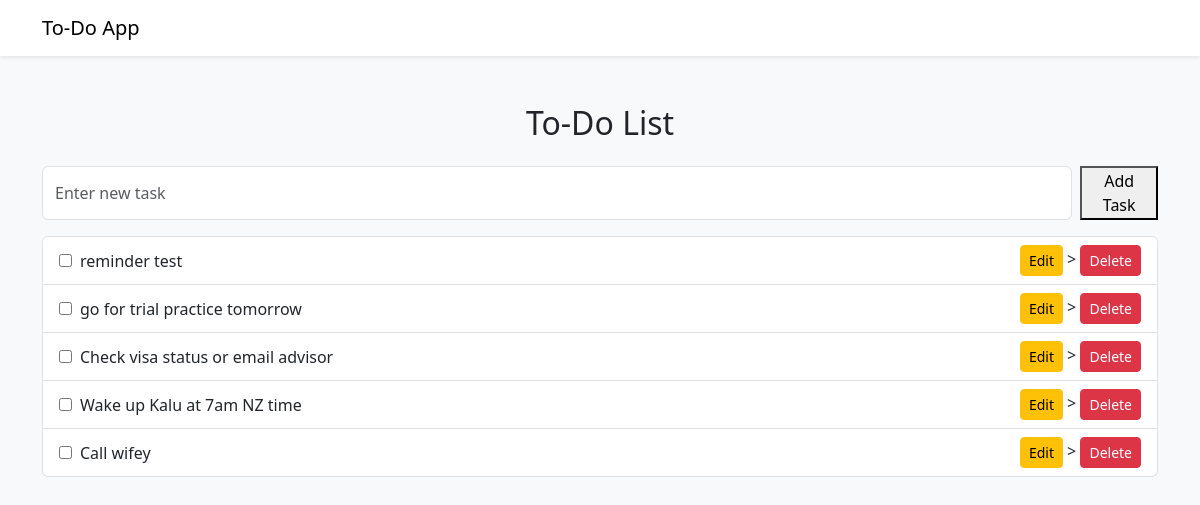
Before: / with the older database file.
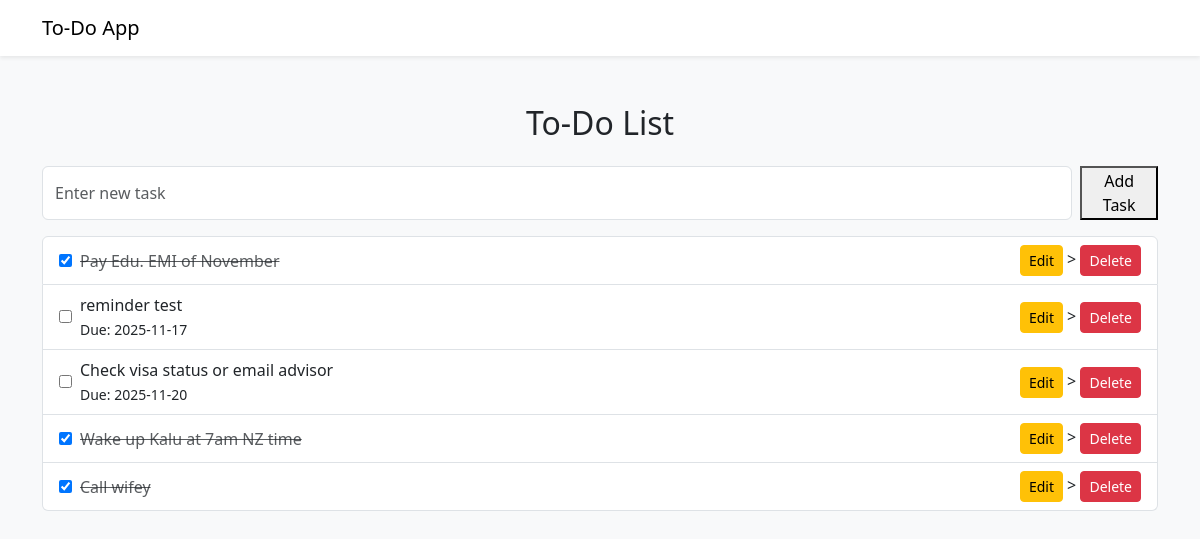
After: the same page with the newer database file.
### tables this page shows
CREATE TABLE tasks(
                id INTEGER PRIMARY KEY AUTOINCREMENT,
                title TEXT NOT NULL
        , completed INTEGER DEFAULT 0, due_date TEXT DEFAULT NULL, reminder_at TEXT DEFAULT NULL, reminder_sent TEXT DEFAULT 0);

### app.py (the view)
@app.route("/")
def index():
    conn = get_db_connection()
    tasks = conn.execute("SELECT * FROM tasks ORDER BY id DESC").fetchall()
    conn.close()
    return render_template("index.html", tasks=tasks)

### app.py (called while the page is built)
def get_db_connection():
    conn = sqlite3.connect("task.db")
    conn.row_factory = sqlite3.Row
    return conn

### templates/index.html (shortened to what this page needs)
{% extends "base.html" %}
{% block content %}
<h2 class="text-center mb-4">To-Do List</h2>
 <form action="{{ url_for('add_task') }}" method="post" class="d-flex mb-3">
     <input type="text" name="task" placeholder="Enter new task" class="form-control me-2" required>
     <button type="submit">Add Task</button>
</form>
 <ul class="list-group">
    {% for task in tasks %}
    <li class="list-group-item d-flex justify-content-between align-items-center">
        <div class="d-flex align-items-center gap-2" style="flex:1">
            <form action="{{ url_for('toggle_task', task_id=task['id']) }}" method="POST" >
                <input type="checkbox" onchange="this.form.submit()" {% if task['completed'] == 1 %} checked {% endif %}>
            </form>
            <div>
                <div>
                    <span class="{% if task['completed'] == 1 %} text-decoration-line-through text-muted {% endif %}">
                        {{ task['title'] }}
                    </span>
                </div>
                <small>
                    {% if task['due_date'] %}
                        Due: {{ task['due_date'] }}
                    {% endif %}
                </small>
            </div>
        </div>
        <div>
            <a href="{{ url_for('edit_task', id=task['id']) }}" class="btn btn-warning btn-sm">Edit</a>
            >
            <form action="{{ url_for('delete_task', task_id=task['id']) }}" method="POST" style="display:inline;">
                <button type="submit" class="btn btn-danger btn-sm">Delete</button>
            </form>
        </div>
    </li>
    {% else %}
    <li class="list-group-item">No tasks available. Add your First Task</li>
    {% endfor %}
 </ul>
{% endblock %}

### templates/base.html (shortened to what this page needs)
<!DOCTYPE html>
<html lang="en">
    <head>
        <link href="https://cdn.jsdelivr.net/npm/bootstrap@5.3.0/dist/css/bootstrap.min.css" rel="stylesheet">
    </head>
    <body class="bg-light">
        <nav class="navbar navbar-light bg-white shadow-sm">
            <div class="container">
                <a class="navbar-brand" href="{{ url_for('index') }}">To-Do App</a>
            </div>
        </nav>
        <div class="container mt-5">
            {% block content %}{% endblock %}
        </div>
    </body>
</html>

Changed rows visible on the page:
removed tasks: title "go for trial practice tomorrow"
added tasks: completed "☑", title "Pay Edu. EMI of November"
changed tasks "reminder test": due_date (not shown) → "2025-11-17"
changed tasks "Check visa status or email advisor": due_date (not shown) → "2025-11-20"
changed tasks "Wake up Kalu at 7am NZ time": completed "☐" → "☑"
changed tasks "Call wifey": completed "☐" → "☑"
